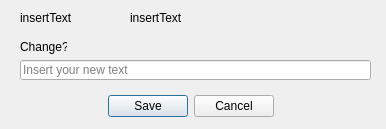
<?xml version="1.0" encoding="UTF-8"?>
<ui version="4.0">
 <class>Dialog</class>
 <widget class="QDialog" name="Dialog">
  <property name="geometry">
   <rect>
    <x>0</x>
    <y>0</y>
    <width>386</width>
    <height>129</height>
   </rect>
  </property>
  <property name="windowTitle">
   <string>Dialog</string>
  </property>
  <widget class="QDialogButtonBox" name="buttonBox">
   <property name="geometry">
    <rect>
     <x>10</x>
     <y>90</y>
     <width>361</width>
     <height>32</height>
    </rect>
   </property>
   <property name="orientation">
    <enum>Qt::Horizontal</enum>
   </property>
   <property name="standardButtons">
    <set>QDialogButtonBox::Cancel|QDialogButtonBox::Save</set>
   </property>
   <property name="centerButtons">
    <bool>true</bool>
   </property>
  </widget>
  <widget class="QLabel" name="edit">
   <property name="geometry">
    <rect>
     <x>20</x>
     <y>10</y>
     <width>81</width>
     <height>16</height>
    </rect>
   </property>
   <property name="font">
    <font>
     <pointsize>9</pointsize>
    </font>
   </property>
   <property name="text">
    <string>insertText</string>
   </property>
  </widget>
  <widget class="QLineEdit" name="lineEdit">
   <property name="geometry">
    <rect>
     <x>20</x>
     <y>60</y>
     <width>351</width>
     <height>20</height>
    </rect>
   </property>
   <property name="placeholderText">
    <string>Insert your new text</string>
   </property>
  </widget>
  <widget class="QLabel" name="edit2">
   <property name="geometry">
    <rect>
     <x>130</x>
     <y>10</y>
     <width>221</width>
     <height>16</height>
    </rect>
   </property>
   <property name="font">
    <font>
     <pointsize>9</pointsize>
    </font>
   </property>
   <property name="text">
    <string>insertText</string>
   </property>
  </widget>
  <widget class="QLabel" name="change">
   <property name="geometry">
    <rect>
     <x>20</x>
     <y>40</y>
     <width>47</width>
     <height>14</height>
    </rect>
   </property>
   <property name="font">
    <font>
     <pointsize>9</pointsize>
    </font>
   </property>
   <property name="text">
    <string>Change?</string>
   </property>
  </widget>
 </widget>
 <resources/>
 <connections>
  <connection>
   <sender>buttonBox</sender>
   <signal>accepted()</signal>
   <receiver>Dialog</receiver>
   <slot>accept()</slot>
   <hints>
    <hint type="sourcelabel">
     <x>248</x>
     <y>254</y>
    </hint>
    <hint type="destinationlabel">
     <x>157</x>
     <y>274</y>
    </hint>
   </hints>
  </connection>
  <connection>
   <sender>buttonBox</sender>
   <signal>rejected()</signal>
   <receiver>Dialog</receiver>
   <slot>reject()</slot>
   <hints>
    <hint type="sourcelabel">
     <x>316</x>
     <y>260</y>
    </hint>
    <hint type="destinationlabel">
     <x>286</x>
     <y>274</y>
    </hint>
   </hints>
  </connection>
 </connections>
</ui>
